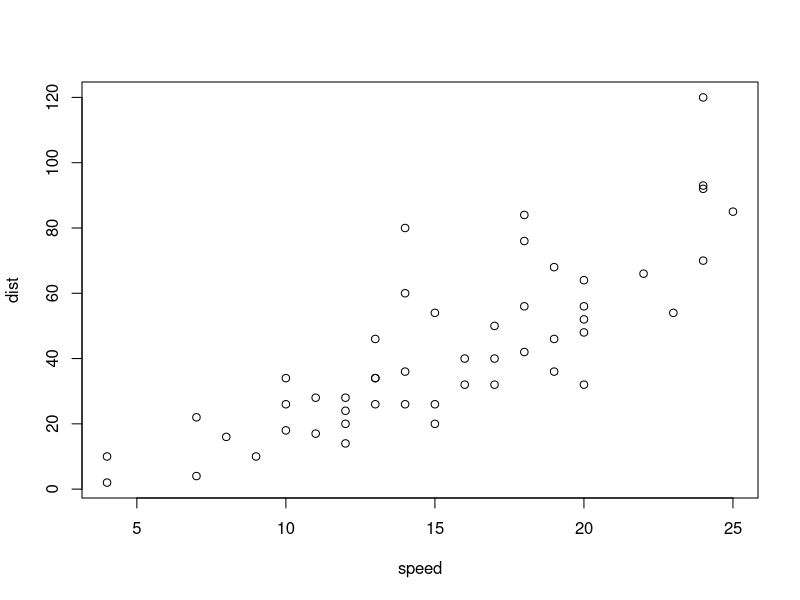
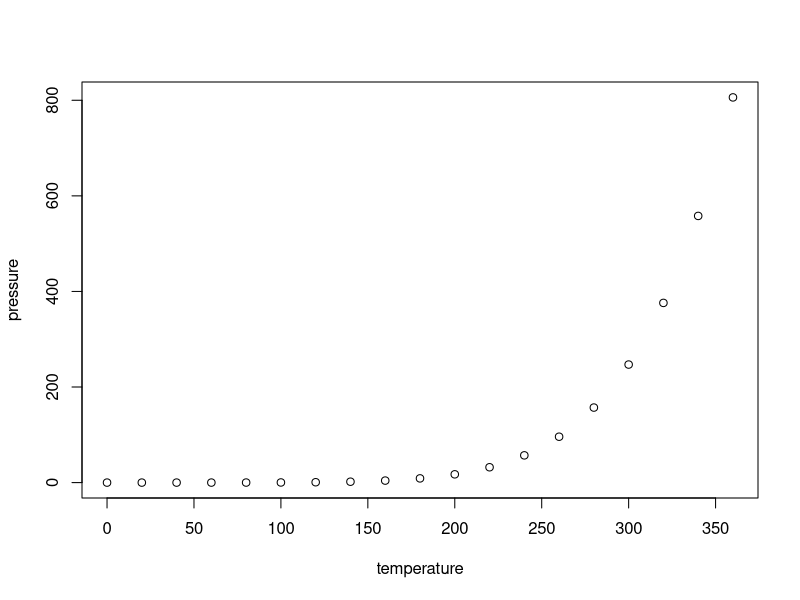
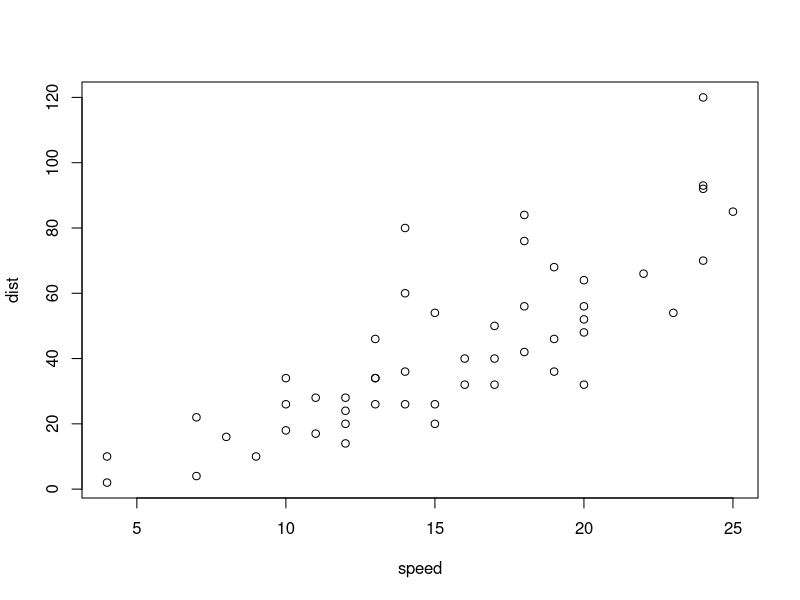
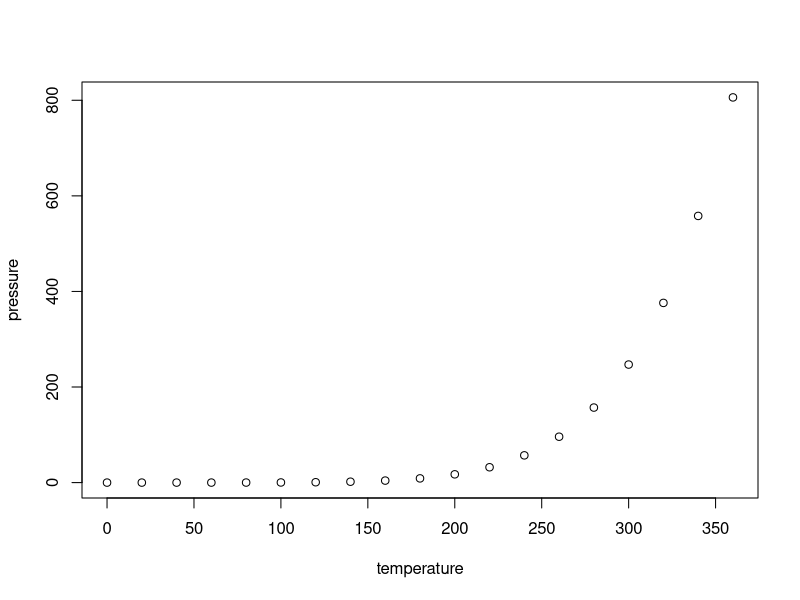
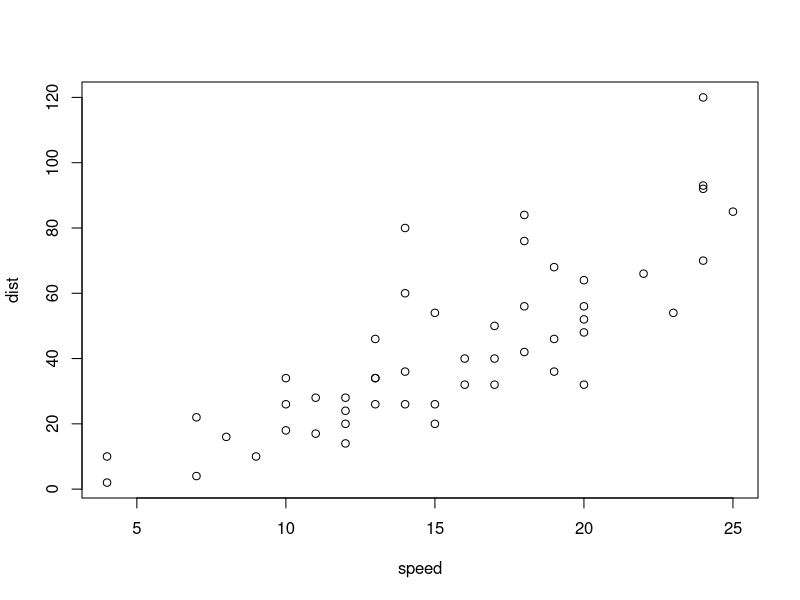
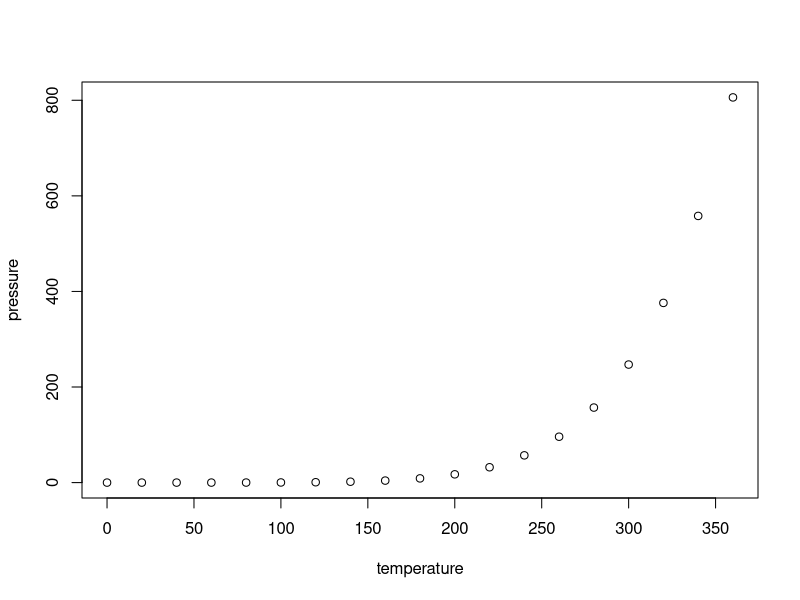
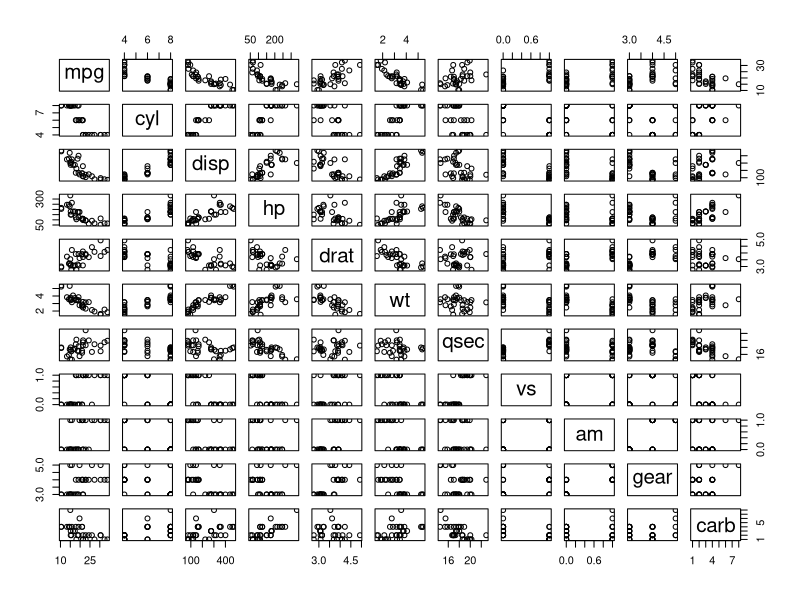

The R source for these figures, in order:
## ---- chunk 1
#| layout-ncol: 2
#| fig-cap: 
#|   - "Speed and Stopping Distances of Cars"
#|   - "Vapor Pressure of Mercury as a Function of Temperature"

plot(cars)
plot(pressure)
## ---- chunk 2
#| label: fig-charts
#| fig-cap: Charts
#| fig-subcap: 
#|   - "Cars"
#|   - "Pressure"
#| layout-ncol: 2

plot(cars)
plot(pressure)
## ---- chunk 3
#| layout: [[45,-10, 45], [100]]

plot(cars)
plot(pressure)
plot(mtcars)
